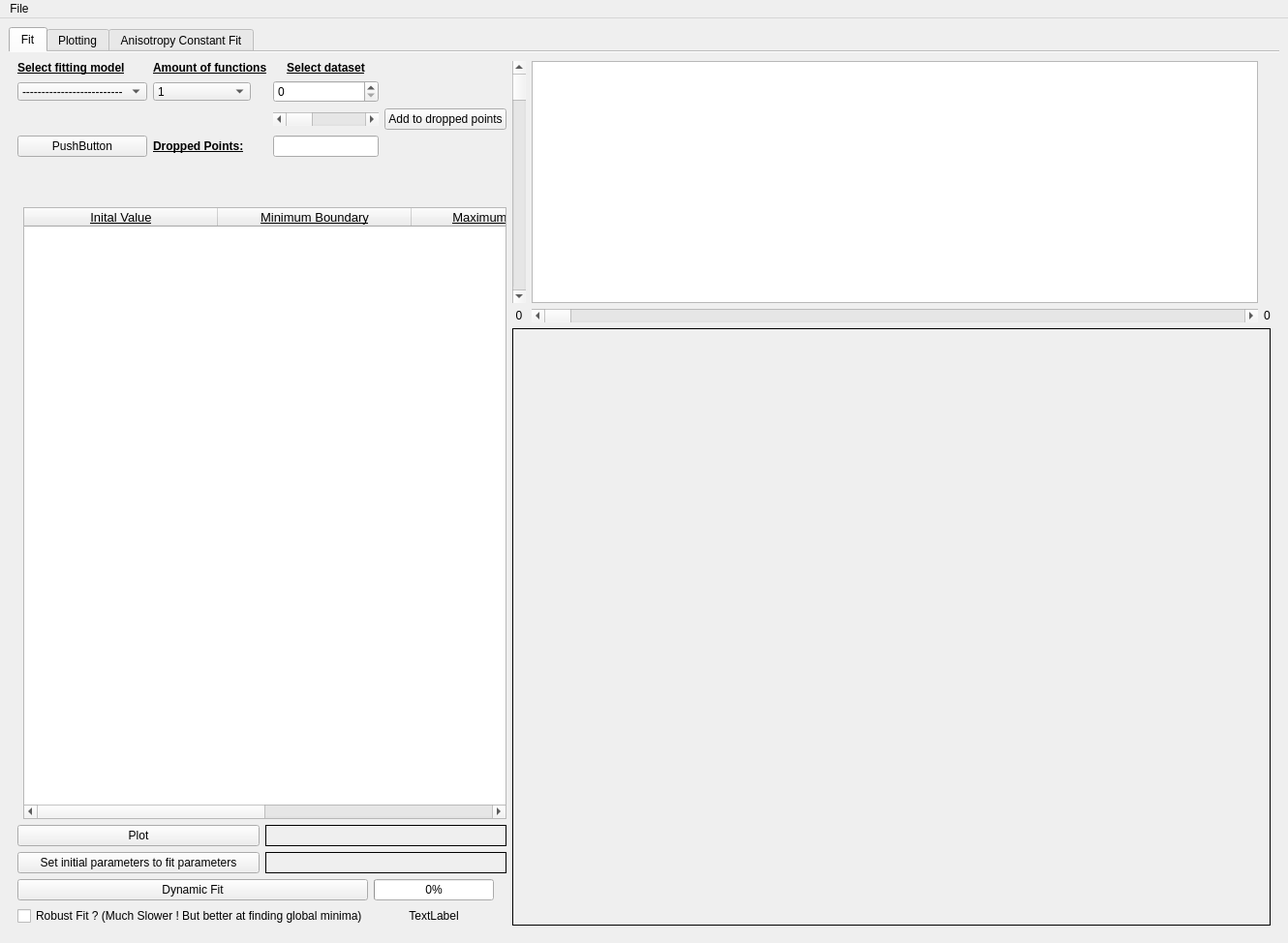
<?xml version="1.0" encoding="UTF-8"?>
<ui version="4.0">
 <class>MainWindow</class>
 <widget class="QMainWindow" name="MainWindow">
  <property name="geometry">
   <rect>
    <x>0</x>
    <y>0</y>
    <width>1330</width>
    <height>974</height>
   </rect>
  </property>
  <property name="font">
   <font>
    <family>Arial</family>
   </font>
  </property>
  <property name="windowTitle">
   <string>Python FMR Fit</string>
  </property>
  <widget class="QWidget" name="centralwidget">
   <layout class="QGridLayout" name="gridLayout_18">
    <item row="1" column="0">
     <layout class="QGridLayout" name="gridLayout_6">
      <property name="sizeConstraint">
       <enum>QLayout::SetNoConstraint</enum>
      </property>
      <item row="0" column="0">
       <widget class="QTabWidget" name="tabWidget">
        <property name="font">
         <font>
          <family>Arial</family>
         </font>
        </property>
        <property name="contextMenuPolicy">
         <enum>Qt::DefaultContextMenu</enum>
        </property>
        <property name="currentIndex">
         <number>0</number>
        </property>
        <property name="elideMode">
         <enum>Qt::ElideNone</enum>
        </property>
        <property name="documentMode">
         <bool>true</bool>
        </property>
        <widget class="QWidget" name="Fit_tab">
         <attribute name="title">
          <string>Fit</string>
         </attribute>
         <layout class="QGridLayout" name="gridLayout_14">
          <item row="2" column="2">
           <layout class="QHBoxLayout" name="horizontalLayout_7">
            <item>
             <layout class="QFormLayout" name="formLayout">
              <item row="0" column="0" colspan="2">
               <layout class="QGridLayout" name="gridLayout">
                <item row="0" column="0">
                 <widget class="QLabel" name="label_2">
                  <property name="font">
                   <font>
                    <family>Arial</family>
                    <weight>75</weight>
                    <bold>true</bold>
                    <underline>true</underline>
                   </font>
                  </property>
                  <property name="text">
                   <string>Select fitting model</string>
                  </property>
                 </widget>
                </item>
                <item row="2" column="3">
                 <widget class="QPushButton" name="Button_dropped_points">
                  <property name="font">
                   <font>
                    <family>Arial</family>
                   </font>
                  </property>
                  <property name="text">
                   <string>Add to dropped points</string>
                  </property>
                 </widget>
                </item>
                <item row="0" column="1">
                 <widget class="QLabel" name="label_20">
                  <property name="font">
                   <font>
                    <family>Arial</family>
                    <weight>75</weight>
                    <bold>true</bold>
                    <underline>true</underline>
                   </font>
                  </property>
                  <property name="text">
                   <string>Amount of functions</string>
                  </property>
                 </widget>
                </item>
                <item row="0" column="2">
                 <widget class="QLabel" name="label_4">
                  <property name="font">
                   <font>
                    <family>Arial</family>
                    <weight>75</weight>
                    <bold>true</bold>
                    <underline>true</underline>
                   </font>
                  </property>
                  <property name="text">
                   <string>Select dataset</string>
                  </property>
                  <property name="alignment">
                   <set>Qt::AlignCenter</set>
                  </property>
                  <property name="margin">
                   <number>0</number>
                  </property>
                 </widget>
                </item>
                <item row="2" column="2">
                 <widget class="QScrollBar" name="Scroll_Bar_dropped_points">
                  <property name="font">
                   <font>
                    <family>Arial</family>
                   </font>
                  </property>
                  <property name="orientation">
                   <enum>Qt::Horizontal</enum>
                  </property>
                 </widget>
                </item>
                <item row="1" column="1">
                 <widget class="QComboBox" name="comboBox_Fit_num">
                  <property name="maximumSize">
                   <size>
                    <width>101</width>
                    <height>19</height>
                   </size>
                  </property>
                  <property name="font">
                   <font>
                    <family>Arial</family>
                   </font>
                  </property>
                  <property name="currentIndex">
                   <number>1</number>
                  </property>
                  <item>
                   <property name="text">
                    <string>---------------------</string>
                   </property>
                  </item>
                  <item>
                   <property name="text">
                    <string>1</string>
                   </property>
                  </item>
                  <item>
                   <property name="text">
                    <string>2</string>
                   </property>
                  </item>
                  <item>
                   <property name="text">
                    <string>3</string>
                   </property>
                  </item>
                  <item>
                   <property name="text">
                    <string>4</string>
                   </property>
                  </item>
                  <item>
                   <property name="text">
                    <string>5</string>
                   </property>
                  </item>
                  <item>
                   <property name="text">
                    <string>6</string>
                   </property>
                  </item>
                  <item>
                   <property name="text">
                    <string>7</string>
                   </property>
                  </item>
                  <item>
                   <property name="text">
                    <string>7</string>
                   </property>
                  </item>
                  <item>
                   <property name="text">
                    <string>8</string>
                   </property>
                  </item>
                  <item>
                   <property name="text">
                    <string>10</string>
                   </property>
                  </item>
                 </widget>
                </item>
                <item row="1" column="0">
                 <widget class="QComboBox" name="comboBox_fit_model">
                  <property name="maximumSize">
                   <size>
                    <width>197</width>
                    <height>19</height>
                   </size>
                  </property>
                  <property name="font">
                   <font>
                    <family>Arial</family>
                   </font>
                  </property>
                  <item>
                   <property name="text">
                    <string>--------------------------</string>
                   </property>
                  </item>
                  <item>
                   <property name="text">
                    <string>Gaussian deriv.</string>
                   </property>
                  </item>
                  <item>
                   <property name="text">
                    <string>Lorentz deriv.</string>
                   </property>
                  </item>
                  <item>
                   <property name="text">
                    <string>Dyson deriv.</string>
                   </property>
                  </item>
                  <item>
                   <property name="text">
                    <string>Custom</string>
                   </property>
                  </item>
                 </widget>
                </item>
                <item row="3" column="2">
                 <widget class="QLineEdit" name="Dropped_points_edit">
                  <property name="font">
                   <font>
                    <family>Arial</family>
                   </font>
                  </property>
                 </widget>
                </item>
                <item row="3" column="1">
                 <widget class="QLabel" name="label_23">
                  <property name="font">
                   <font>
                    <family>Arial</family>
                    <weight>75</weight>
                    <bold>true</bold>
                    <underline>true</underline>
                   </font>
                  </property>
                  <property name="text">
                   <string>Dropped Points:</string>
                  </property>
                 </widget>
                </item>
                <item row="1" column="2">
                 <widget class="QSpinBox" name="select_datanumber"/>
                </item>
                <item row="3" column="0">
                 <widget class="QPushButton" name="pushButton">
                  <property name="text">
                   <string>PushButton</string>
                  </property>
                 </widget>
                </item>
               </layout>
              </item>
              <item row="1" column="0" colspan="2">
               <spacer name="verticalSpacer_2">
                <property name="orientation">
                 <enum>Qt::Vertical</enum>
                </property>
                <property name="sizeType">
                 <enum>QSizePolicy::Fixed</enum>
                </property>
                <property name="sizeHint" stdset="0">
                 <size>
                  <width>20</width>
                  <height>40</height>
                 </size>
                </property>
               </spacer>
              </item>
              <item row="2" column="1">
               <widget class="QTableWidget" name="Parameter_table">
                <property name="sizePolicy">
                 <sizepolicy hsizetype="Maximum" vsizetype="Expanding">
                  <horstretch>0</horstretch>
                  <verstretch>0</verstretch>
                 </sizepolicy>
                </property>
                <property name="minimumSize">
                 <size>
                  <width>481</width>
                  <height>500</height>
                 </size>
                </property>
                <property name="maximumSize">
                 <size>
                  <width>810</width>
                  <height>16777215</height>
                 </size>
                </property>
                <property name="font">
                 <font>
                  <family>Arial</family>
                 </font>
                </property>
                <property name="locale">
                 <locale language="C" country="AnyCountry"/>
                </property>
                <property name="dragDropMode">
                 <enum>QAbstractItemView::DropOnly</enum>
                </property>
                <property name="alternatingRowColors">
                 <bool>true</bool>
                </property>
                <property name="showGrid">
                 <bool>true</bool>
                </property>
                <property name="rowCount">
                 <number>0</number>
                </property>
                <attribute name="horizontalHeaderDefaultSectionSize">
                 <number>200</number>
                </attribute>
                <attribute name="horizontalHeaderMinimumSectionSize">
                 <number>120</number>
                </attribute>
                <attribute name="verticalHeaderDefaultSectionSize">
                 <number>40</number>
                </attribute>
                <column>
                 <property name="text">
                  <string>Inital Value</string>
                 </property>
                 <property name="font">
                  <font>
                   <family>Arial</family>
                   <pointsize>10</pointsize>
                   <underline>true</underline>
                  </font>
                 </property>
                 <property name="textAlignment">
                  <set>AlignCenter</set>
                 </property>
                </column>
                <column>
                 <property name="text">
                  <string>Minimum Boundary</string>
                 </property>
                 <property name="font">
                  <font>
                   <family>Arial</family>
                   <pointsize>10</pointsize>
                   <underline>true</underline>
                  </font>
                 </property>
                 <property name="textAlignment">
                  <set>AlignCenter</set>
                 </property>
                </column>
                <column>
                 <property name="text">
                  <string>Maximum Boundary</string>
                 </property>
                 <property name="font">
                  <font>
                   <family>Arial</family>
                   <pointsize>10</pointsize>
                   <underline>true</underline>
                  </font>
                 </property>
                 <property name="textAlignment">
                  <set>AlignCenter</set>
                 </property>
                </column>
                <column>
                 <property name="text">
                  <string>Ignore</string>
                 </property>
                 <property name="textAlignment">
                  <set>AlignCenter</set>
                 </property>
                </column>
               </widget>
              </item>
              <item row="3" column="0" colspan="2">
               <layout class="QGridLayout" name="gridLayout_7">
                <item row="0" column="0">
                 <widget class="QPushButton" name="Button_Plot">
                  <property name="font">
                   <font>
                    <family>Arial</family>
                   </font>
                  </property>
                  <property name="text">
                   <string>Plot</string>
                  </property>
                 </widget>
                </item>
                <item row="1" column="0">
                 <widget class="QPushButton" name="Button_set_fit_params">
                  <property name="font">
                   <font>
                    <family>Arial</family>
                   </font>
                  </property>
                  <property name="text">
                   <string>Set initial parameters to fit parameters</string>
                  </property>
                 </widget>
                </item>
                <item row="1" column="1">
                 <widget class="QLabel" name="label_show_load">
                  <property name="font">
                   <font>
                    <family>Arial</family>
                   </font>
                  </property>
                  <property name="frameShape">
                   <enum>QFrame::Box</enum>
                  </property>
                  <property name="text">
                   <string/>
                  </property>
                  <property name="alignment">
                   <set>Qt::AlignCenter</set>
                  </property>
                 </widget>
                </item>
                <item row="0" column="1">
                 <widget class="QLabel" name="label_show_init_params">
                  <property name="font">
                   <font>
                    <family>Arial</family>
                   </font>
                  </property>
                  <property name="frameShape">
                   <enum>QFrame::Box</enum>
                  </property>
                  <property name="text">
                   <string/>
                  </property>
                  <property name="alignment">
                   <set>Qt::AlignCenter</set>
                  </property>
                 </widget>
                </item>
               </layout>
              </item>
              <item row="4" column="0" colspan="2">
               <layout class="QGridLayout" name="gridLayout_5">
                <item row="0" column="0">
                 <widget class="QPushButton" name="Button_dyn_fit">
                  <property name="font">
                   <font>
                    <family>Arial</family>
                   </font>
                  </property>
                  <property name="text">
                   <string>Dynamic Fit</string>
                  </property>
                 </widget>
                </item>
                <item row="0" column="1">
                 <widget class="QProgressBar" name="progressBar">
                  <property name="font">
                   <font>
                    <family>Arial</family>
                   </font>
                  </property>
                  <property name="value">
                   <number>0</number>
                  </property>
                  <property name="alignment">
                   <set>Qt::AlignCenter</set>
                  </property>
                 </widget>
                </item>
                <item row="1" column="0">
                 <widget class="QCheckBox" name="checkBox_dynPlot">
                  <property name="font">
                   <font>
                    <family>Arial</family>
                   </font>
                  </property>
                  <property name="text">
                   <string>Robust Fit ? (Much Slower ! But better at finding global minima)</string>
                  </property>
                 </widget>
                </item>
                <item row="0" column="2">
                 <widget class="QLabel" name="label_7">
                  <property name="font">
                   <font>
                    <family>Arial</family>
                   </font>
                  </property>
                  <property name="text">
                   <string/>
                  </property>
                 </widget>
                </item>
                <item row="1" column="1">
                 <widget class="QLabel" name="label_test">
                  <property name="text">
                   <string>TextLabel</string>
                  </property>
                  <property name="alignment">
                   <set>Qt::AlignCenter</set>
                  </property>
                 </widget>
                </item>
               </layout>
              </item>
             </layout>
            </item>
            <item>
             <layout class="QVBoxLayout" name="verticalLayout_2">
              <item>
               <layout class="QGridLayout" name="gridLayout_11">
                <item row="1" column="0">
                 <widget class="QLabel" name="min_drop_value">
                  <property name="font">
                   <font>
                    <family>Arial</family>
                   </font>
                  </property>
                  <property name="text">
                   <string>0</string>
                  </property>
                  <property name="alignment">
                   <set>Qt::AlignCenter</set>
                  </property>
                 </widget>
                </item>
                <item row="0" column="0">
                 <widget class="QScrollBar" name="min_drop_Bar">
                  <property name="font">
                   <font>
                    <family>Arial</family>
                   </font>
                  </property>
                  <property name="orientation">
                   <enum>Qt::Vertical</enum>
                  </property>
                 </widget>
                </item>
                <item row="1" column="1">
                 <widget class="QScrollBar" name="Drop_Scalebar">
                  <property name="font">
                   <font>
                    <family>Arial</family>
                   </font>
                  </property>
                  <property name="maximum">
                   <number>1023</number>
                  </property>
                  <property name="orientation">
                   <enum>Qt::Horizontal</enum>
                  </property>
                 </widget>
                </item>
                <item row="1" column="2">
                 <widget class="QLabel" name="Drop_label">
                  <property name="font">
                   <font>
                    <family>Arial</family>
                   </font>
                  </property>
                  <property name="text">
                   <string>0</string>
                  </property>
                 </widget>
                </item>
                <item row="0" column="1">
                 <widget class="PlotWidget" name="plotView">
                  <property name="sizePolicy">
                   <sizepolicy hsizetype="Expanding" vsizetype="Preferred">
                    <horstretch>0</horstretch>
                    <verstretch>0</verstretch>
                   </sizepolicy>
                  </property>
                  <property name="minimumSize">
                   <size>
                    <width>750</width>
                    <height>250</height>
                   </size>
                  </property>
                  <property name="maximumSize">
                   <size>
                    <width>1500</width>
                    <height>500</height>
                   </size>
                  </property>
                  <property name="font">
                   <font>
                    <family>Arial</family>
                   </font>
                  </property>
                 </widget>
                </item>
               </layout>
              </item>
              <item>
               <widget class="QLabel" name="label_params_output">
                <property name="sizePolicy">
                 <sizepolicy hsizetype="Expanding" vsizetype="Expanding">
                  <horstretch>0</horstretch>
                  <verstretch>0</verstretch>
                 </sizepolicy>
                </property>
                <property name="minimumSize">
                 <size>
                  <width>399</width>
                  <height>539</height>
                 </size>
                </property>
                <property name="font">
                 <font>
                  <family>Arial</family>
                 </font>
                </property>
                <property name="autoFillBackground">
                 <bool>false</bool>
                </property>
                <property name="frameShape">
                 <enum>QFrame::Box</enum>
                </property>
                <property name="text">
                 <string/>
                </property>
               </widget>
              </item>
             </layout>
            </item>
           </layout>
          </item>
         </layout>
        </widget>
        <widget class="QWidget" name="plotting_tab">
         <attribute name="title">
          <string>Plotting</string>
         </attribute>
         <layout class="QGridLayout" name="gridLayout_15">
          <item row="0" column="0" rowspan="2">
           <layout class="QVBoxLayout" name="verticalLayout">
            <item>
             <layout class="QHBoxLayout" name="horizontalLayout">
              <item>
               <layout class="QFormLayout" name="formLayout_3">
                <item row="1" column="1">
                 <widget class="QLabel" name="label_24">
                  <property name="font">
                   <font>
                    <pointsize>16</pointsize>
                    <weight>75</weight>
                    <bold>true</bold>
                    <underline>true</underline>
                   </font>
                  </property>
                  <property name="text">
                   <string>Contour Colour Plot</string>
                  </property>
                  <property name="alignment">
                   <set>Qt::AlignCenter</set>
                  </property>
                 </widget>
                </item>
                <item row="2" column="0">
                 <widget class="QLabel" name="label_5">
                  <property name="text">
                   <string>Not fully  implementet</string>
                  </property>
                  <property name="alignment">
                   <set>Qt::AlignCenter</set>
                  </property>
                 </widget>
                </item>
                <item row="2" column="1">
                 <widget class="QPushButton" name="colour_button">
                  <property name="sizePolicy">
                   <sizepolicy hsizetype="Expanding" vsizetype="Fixed">
                    <horstretch>0</horstretch>
                    <verstretch>0</verstretch>
                   </sizepolicy>
                  </property>
                  <property name="text">
                   <string>Plot in 2D colour</string>
                  </property>
                 </widget>
                </item>
                <item row="3" column="0">
                 <widget class="QLabel" name="label_21">
                  <property name="text">
                   <string>Colour ticks (Integer)</string>
                  </property>
                 </widget>
                </item>
                <item row="3" column="1">
                 <widget class="QLineEdit" name="colour_tick_edit">
                  <property name="text">
                   <string>256</string>
                  </property>
                  <property name="alignment">
                   <set>Qt::AlignCenter</set>
                  </property>
                 </widget>
                </item>
                <item row="4" column="0">
                 <widget class="QLabel" name="label_22">
                  <property name="text">
                   <string>Colour Map (String)</string>
                  </property>
                 </widget>
                </item>
                <item row="4" column="1">
                 <widget class="QLineEdit" name="colour_map_edit">
                  <property name="text">
                   <string>inferno</string>
                  </property>
                  <property name="alignment">
                   <set>Qt::AlignCenter</set>
                  </property>
                 </widget>
                </item>
               </layout>
              </item>
              <item>
               <layout class="QFormLayout" name="formLayout_4">
                <item row="6" column="0" colspan="2">
                 <widget class="QPushButton" name="plot_parameter">
                  <property name="sizePolicy">
                   <sizepolicy hsizetype="Expanding" vsizetype="Fixed">
                    <horstretch>0</horstretch>
                    <verstretch>0</verstretch>
                   </sizepolicy>
                  </property>
                  <property name="text">
                   <string>Plot parameter</string>
                  </property>
                 </widget>
                </item>
                <item row="3" column="0" colspan="2">
                 <widget class="QPushButton" name="load_params_from_file">
                  <property name="sizePolicy">
                   <sizepolicy hsizetype="Expanding" vsizetype="Fixed">
                    <horstretch>0</horstretch>
                    <verstretch>0</verstretch>
                   </sizepolicy>
                  </property>
                  <property name="text">
                   <string>Load parameters from file</string>
                  </property>
                 </widget>
                </item>
                <item row="1" column="1">
                 <widget class="QLabel" name="label_25">
                  <property name="font">
                   <font>
                    <pointsize>16</pointsize>
                    <weight>75</weight>
                    <bold>true</bold>
                    <underline>true</underline>
                   </font>
                  </property>
                  <property name="whatsThis">
                   <string extracomment="Plots parameters either from a file or directly from the Dyn-Fit "/>
                  </property>
                  <property name="text">
                   <string>Parameters</string>
                  </property>
                  <property name="alignment">
                   <set>Qt::AlignCenter</set>
                  </property>
                  <property name="wordWrap">
                   <bool>false</bool>
                  </property>
                 </widget>
                </item>
                <item row="5" column="1">
                 <widget class="QLabel" name="label_8">
                  <property name="text">
                   <string>Loads Parameters from a selectable file</string>
                  </property>
                  <property name="alignment">
                   <set>Qt::AlignCenter</set>
                  </property>
                 </widget>
                </item>
                <item row="7" column="1">
                 <widget class="QLabel" name="label_6">
                  <property name="text">
                   <string>Plots Parameters, either from Dynamic Fit or from loaded Data</string>
                  </property>
                  <property name="alignment">
                   <set>Qt::AlignCenter</set>
                  </property>
                 </widget>
                </item>
               </layout>
              </item>
             </layout>
            </item>
            <item>
             <layout class="QFormLayout" name="formLayout_2">
              <item row="2" column="1">
               <widget class="QLabel" name="label_3">
                <property name="font">
                 <font>
                  <pointsize>16</pointsize>
                  <weight>75</weight>
                  <bold>true</bold>
                 </font>
                </property>
                <property name="text">
                 <string>Manual Adjustments</string>
                </property>
                <property name="alignment">
                 <set>Qt::AlignCenter</set>
                </property>
               </widget>
              </item>
              <item row="9" column="1">
               <widget class="QLabel" name="label_26">
                <property name="text">
                 <string>Select the angle index:</string>
                </property>
               </widget>
              </item>
              <item row="10" column="1">
               <layout class="QHBoxLayout" name="horizontalLayout_3">
                <item>
                 <widget class="QSpinBox" name="parameter_data_select">
                  <property name="sizePolicy">
                   <sizepolicy hsizetype="Minimum" vsizetype="Fixed">
                    <horstretch>0</horstretch>
                    <verstretch>0</verstretch>
                   </sizepolicy>
                  </property>
                 </widget>
                </item>
                <item>
                 <widget class="QLabel" name="label_9">
                  <property name="sizePolicy">
                   <sizepolicy hsizetype="Maximum" vsizetype="Preferred">
                    <horstretch>0</horstretch>
                    <verstretch>0</verstretch>
                   </sizepolicy>
                  </property>
                  <property name="text">
                   <string>Angle:</string>
                  </property>
                 </widget>
                </item>
                <item>
                 <widget class="QLabel" name="label_manual_edit_angle">
                  <property name="text">
                   <string>0</string>
                  </property>
                 </widget>
                </item>
                <item>
                 <widget class="QPushButton" name="Button_manual_save">
                  <property name="text">
                   <string>Save adjusted Parameters</string>
                  </property>
                 </widget>
                </item>
               </layout>
              </item>
              <item row="11" column="1">
               <widget class="QCheckBox" name="checkBox_change_values">
                <property name="text">
                 <string>Change values</string>
                </property>
               </widget>
              </item>
              <item row="13" column="1">
               <layout class="QHBoxLayout" name="horizontalLayout_2">
                <item>
                 <widget class="PlotWidget" name="parameter_plot_widget">
                  <property name="enabled">
                   <bool>true</bool>
                  </property>
                  <property name="minimumSize">
                   <size>
                    <width>0</width>
                    <height>500</height>
                   </size>
                  </property>
                 </widget>
                </item>
                <item>
                 <widget class="QTableWidget" name="Parameter_Plot_Table">
                  <property name="enabled">
                   <bool>true</bool>
                  </property>
                  <property name="sizePolicy">
                   <sizepolicy hsizetype="Minimum" vsizetype="Expanding">
                    <horstretch>0</horstretch>
                    <verstretch>0</verstretch>
                   </sizepolicy>
                  </property>
                  <property name="minimumSize">
                   <size>
                    <width>200</width>
                    <height>0</height>
                   </size>
                  </property>
                  <property name="maximumSize">
                   <size>
                    <width>250</width>
                    <height>16777215</height>
                   </size>
                  </property>
                  <column>
                   <property name="text">
                    <string>Value</string>
                   </property>
                  </column>
                 </widget>
                </item>
               </layout>
              </item>
             </layout>
            </item>
           </layout>
          </item>
         </layout>
        </widget>
        <widget class="QWidget" name="anifit_tab">
         <attribute name="title">
          <string>Anisotropy Constant Fit</string>
         </attribute>
         <layout class="QGridLayout" name="gridLayout_17">
          <item row="0" column="0">
           <layout class="QVBoxLayout" name="verticalLayout_3">
            <item>
             <layout class="QHBoxLayout" name="horizontalLayout_4">
              <item>
               <layout class="QGridLayout" name="gridLayout_3">
                <item row="2" column="1">
                 <widget class="QLineEdit" name="LineEdit_free_E_den">
                  <property name="font">
                   <font>
                    <underline>false</underline>
                   </font>
                  </property>
                  <property name="toolTip">
                   <string>Write the Free Energy Density as you would do in Mathematica. This means using F[thetaB_ ,.....]. Also try to avoid special characters like the theta symbol etc.</string>
                  </property>
                  <property name="text">
                   <string>F[B_, thetaB_, phiB_, M_, theta_, phi_] = M*B (Sin[theta]*Sin[thetaB]*Cos[phi - phiB] + Cos[theta]*Cos[thetaB]) - (1/2*mu0*M^2 - K2s) Sin[theta]^2 - K2p*Sin[theta]^2*Cos[phi - phiu]^2 - 1/2*K4s*Cos[theta]^4 - 1/8*K4p (3 + Cos[4*phi]) Sin[theta]^4</string>
                  </property>
                  <property name="alignment">
                   <set>Qt::AlignCenter</set>
                  </property>
                 </widget>
                </item>
                <item row="1" column="1">
                 <widget class="QLabel" name="Label_2">
                  <property name="font">
                   <font>
                    <pointsize>16</pointsize>
                    <weight>75</weight>
                    <bold>true</bold>
                   </font>
                  </property>
                  <property name="text">
                   <string>Parameters</string>
                  </property>
                  <property name="alignment">
                   <set>Qt::AlignCenter</set>
                  </property>
                 </widget>
                </item>
                <item row="2" column="0">
                 <widget class="QLabel" name="label_13">
                  <property name="font">
                   <font>
                    <underline>false</underline>
                   </font>
                  </property>
                  <property name="text">
                   <string>Free Energy Density F : </string>
                  </property>
                  <property name="alignment">
                   <set>Qt::AlignCenter</set>
                  </property>
                 </widget>
                </item>
                <item row="3" column="1">
                 <widget class="QLineEdit" name="LineEdit_fitted_params">
                  <property name="font">
                   <font>
                    <underline>false</underline>
                   </font>
                  </property>
                  <property name="toolTip">
                   <string>Set the parameters, that you want to fit</string>
                  </property>
                  <property name="text">
                   <string>K2p, K2s, K4p, phiu</string>
                  </property>
                  <property name="alignment">
                   <set>Qt::AlignCenter</set>
                  </property>
                 </widget>
                </item>
                <item row="3" column="0">
                 <widget class="QLabel" name="label_14">
                  <property name="font">
                   <font>
                    <underline>false</underline>
                   </font>
                  </property>
                  <property name="text">
                   <string>Fitted Parameter : </string>
                  </property>
                  <property name="alignment">
                   <set>Qt::AlignCenter</set>
                  </property>
                 </widget>
                </item>
                <item row="4" column="0">
                 <widget class="QLabel" name="label_15">
                  <property name="font">
                   <font>
                    <underline>false</underline>
                   </font>
                  </property>
                  <property name="text">
                   <string>Fixed Parameter : </string>
                  </property>
                  <property name="alignment">
                   <set>Qt::AlignCenter</set>
                  </property>
                 </widget>
                </item>
                <item row="4" column="1">
                 <widget class="QLineEdit" name="LineEdit_fixed_Param">
                  <property name="font">
                   <font>
                    <underline>false</underline>
                   </font>
                  </property>
                  <property name="toolTip">
                   <string>Fixed Parameterst are Parameters that are not fitted</string>
                  </property>
                  <property name="text">
                   <string>omega, g, M, K4s</string>
                  </property>
                  <property name="alignment">
                   <set>Qt::AlignCenter</set>
                  </property>
                 </widget>
                </item>
                <item row="6" column="0">
                 <widget class="QPushButton" name="sumbit_mathematica">
                  <property name="toolTip">
                   <string>Takes every entry above and sumbits it to Mathematica</string>
                  </property>
                  <property name="text">
                   <string>Submit to Mathematica</string>
                  </property>
                 </widget>
                </item>
                <item row="5" column="1">
                 <widget class="QLineEdit" name="LineEdit_fixed_values">
                  <property name="font">
                   <font>
                    <underline>false</underline>
                   </font>
                  </property>
                  <property name="toolTip">
                   <string>Set the values of fixed parameters, set above. Please keep the same order as above! </string>
                  </property>
                  <property name="text">
                   <string>2 Pi*9.8782*10^9, 2.05, 1.53*10^6, 0</string>
                  </property>
                  <property name="alignment">
                   <set>Qt::AlignCenter</set>
                  </property>
                 </widget>
                </item>
                <item row="5" column="0">
                 <widget class="QLabel" name="label_28">
                  <property name="font">
                   <font>
                    <underline>false</underline>
                   </font>
                  </property>
                  <property name="text">
                   <string>Fixed Values : </string>
                  </property>
                  <property name="alignment">
                   <set>Qt::AlignCenter</set>
                  </property>
                 </widget>
                </item>
               </layout>
              </item>
              <item>
               <layout class="QGridLayout" name="gridLayout_4">
                <item row="3" column="1">
                 <widget class="QLineEdit" name="LineEdit_Start_Val">
                  <property name="font">
                   <font>
                    <underline>false</underline>
                   </font>
                  </property>
                  <property name="toolTip">
                   <string>Select the starting values</string>
                  </property>
                  <property name="text">
                   <string>863.25, 261345, 13720.6, 5.0756</string>
                  </property>
                  <property name="alignment">
                   <set>Qt::AlignCenter</set>
                  </property>
                 </widget>
                </item>
                <item row="1" column="1">
                 <widget class="QLabel" name="Label_3">
                  <property name="font">
                   <font>
                    <pointsize>16</pointsize>
                    <weight>75</weight>
                    <bold>true</bold>
                   </font>
                  </property>
                  <property name="text">
                   <string>Options</string>
                  </property>
                  <property name="alignment">
                   <set>Qt::AlignCenter</set>
                  </property>
                 </widget>
                </item>
                <item row="3" column="0">
                 <widget class="QLabel" name="label_19">
                  <property name="font">
                   <font>
                    <underline>false</underline>
                   </font>
                  </property>
                  <property name="text">
                   <string>Start Values : </string>
                  </property>
                  <property name="alignment">
                   <set>Qt::AlignCenter</set>
                  </property>
                 </widget>
                </item>
                <item row="4" column="0">
                 <widget class="QLabel" name="label_27">
                  <property name="font">
                   <font>
                    <underline>false</underline>
                   </font>
                  </property>
                  <property name="text">
                   <string>Range : </string>
                  </property>
                  <property name="alignment">
                   <set>Qt::AlignCenter</set>
                  </property>
                 </widget>
                </item>
                <item row="5" column="0">
                 <widget class="QLabel" name="label_29">
                  <property name="font">
                   <font>
                    <underline>false</underline>
                   </font>
                  </property>
                  <property name="text">
                   <string>Steps : </string>
                  </property>
                  <property name="alignment">
                   <set>Qt::AlignCenter</set>
                  </property>
                 </widget>
                </item>
                <item row="5" column="1">
                 <widget class="QLineEdit" name="LineEdit_Steps">
                  <property name="font">
                   <font>
                    <underline>false</underline>
                   </font>
                  </property>
                  <property name="toolTip">
                   <string>Steps additionaly divide the ranges. Therefore, in the given Range change the value with Range*Steps*Value</string>
                  </property>
                  <property name="text">
                   <string>0.5, 0.5, 0.5, 0.5</string>
                  </property>
                  <property name="alignment">
                   <set>Qt::AlignCenter</set>
                  </property>
                 </widget>
                </item>
                <item row="4" column="1">
                 <widget class="QLineEdit" name="LineEdit_Range">
                  <property name="font">
                   <font>
                    <underline>false</underline>
                   </font>
                  </property>
                  <property name="toolTip">
                   <string>Ranges give the range a parameter is allowed to be changed (by the Fit). A Value of 0.5 will result in a change of +-50% of the orignial value</string>
                  </property>
                  <property name="text">
                   <string>0.5, 0.5, 0.5, 0.5</string>
                  </property>
                  <property name="alignment">
                   <set>Qt::AlignCenter</set>
                  </property>
                 </widget>
                </item>
                <item row="6" column="0">
                 <widget class="QLabel" name="label_30">
                  <property name="font">
                   <font>
                    <underline>false</underline>
                   </font>
                  </property>
                  <property name="text">
                   <string>Shift</string>
                  </property>
                  <property name="alignment">
                   <set>Qt::AlignCenter</set>
                  </property>
                 </widget>
                </item>
                <item row="6" column="1">
                 <widget class="QDoubleSpinBox" name="doubleSpinBox">
                  <property name="alignment">
                   <set>Qt::AlignCenter</set>
                  </property>
                 </widget>
                </item>
               </layout>
              </item>
             </layout>
            </item>
            <item>
             <widget class="PlotWidget" name="Ani_Const_Plot"/>
            </item>
           </layout>
          </item>
         </layout>
        </widget>
       </widget>
      </item>
     </layout>
    </item>
   </layout>
  </widget>
  <widget class="QMenuBar" name="menubar">
   <property name="geometry">
    <rect>
     <x>0</x>
     <y>0</y>
     <width>1330</width>
     <height>21</height>
    </rect>
   </property>
   <widget class="QMenu" name="menufile">
    <property name="title">
     <string>File</string>
    </property>
    <addaction name="actionOpen"/>
    <addaction name="actionSave"/>
    <addaction name="actionExit"/>
   </widget>
   <addaction name="menufile"/>
  </widget>
  <action name="actionOpen">
   <property name="text">
    <string>Open</string>
   </property>
   <property name="shortcut">
    <string>Ctrl+O</string>
   </property>
  </action>
  <action name="actionSave">
   <property name="text">
    <string>Save</string>
   </property>
   <property name="shortcut">
    <string>Ctrl+S</string>
   </property>
  </action>
  <action name="actionExit">
   <property name="text">
    <string>Exit</string>
   </property>
  </action>
 </widget>
 <customwidgets>
  <customwidget>
   <class>PlotWidget</class>
   <extends>QGraphicsView</extends>
   <header>pyqtgraph</header>
  </customwidget>
 </customwidgets>
 <resources/>
 <connections/>
</ui>
